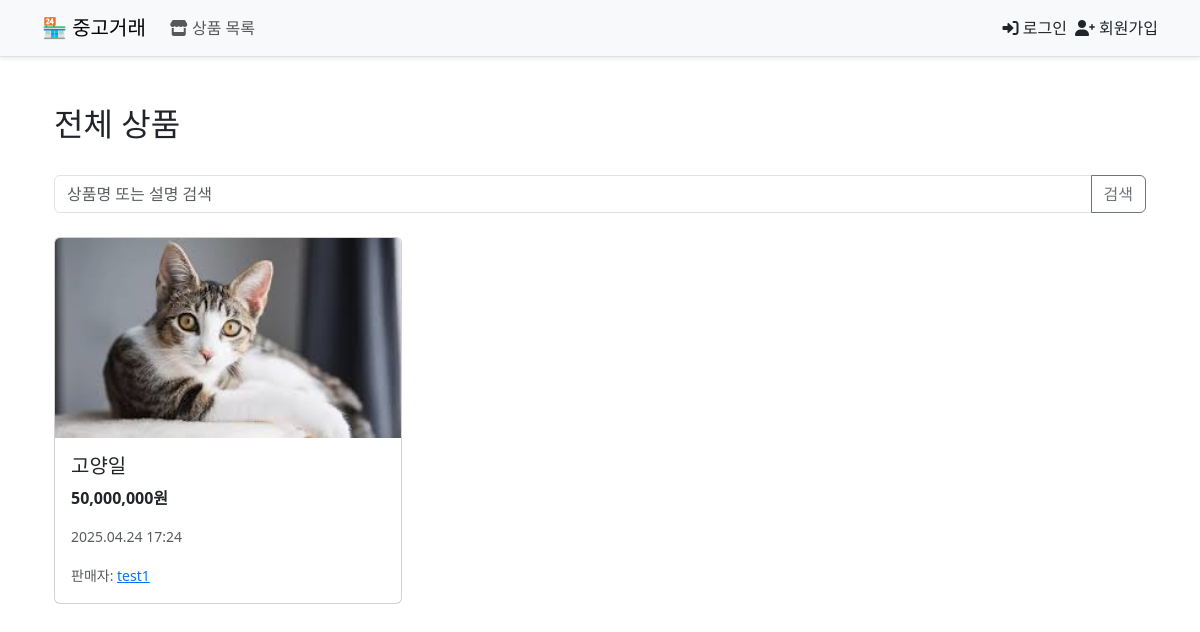
Before: /products/ with the older database file.
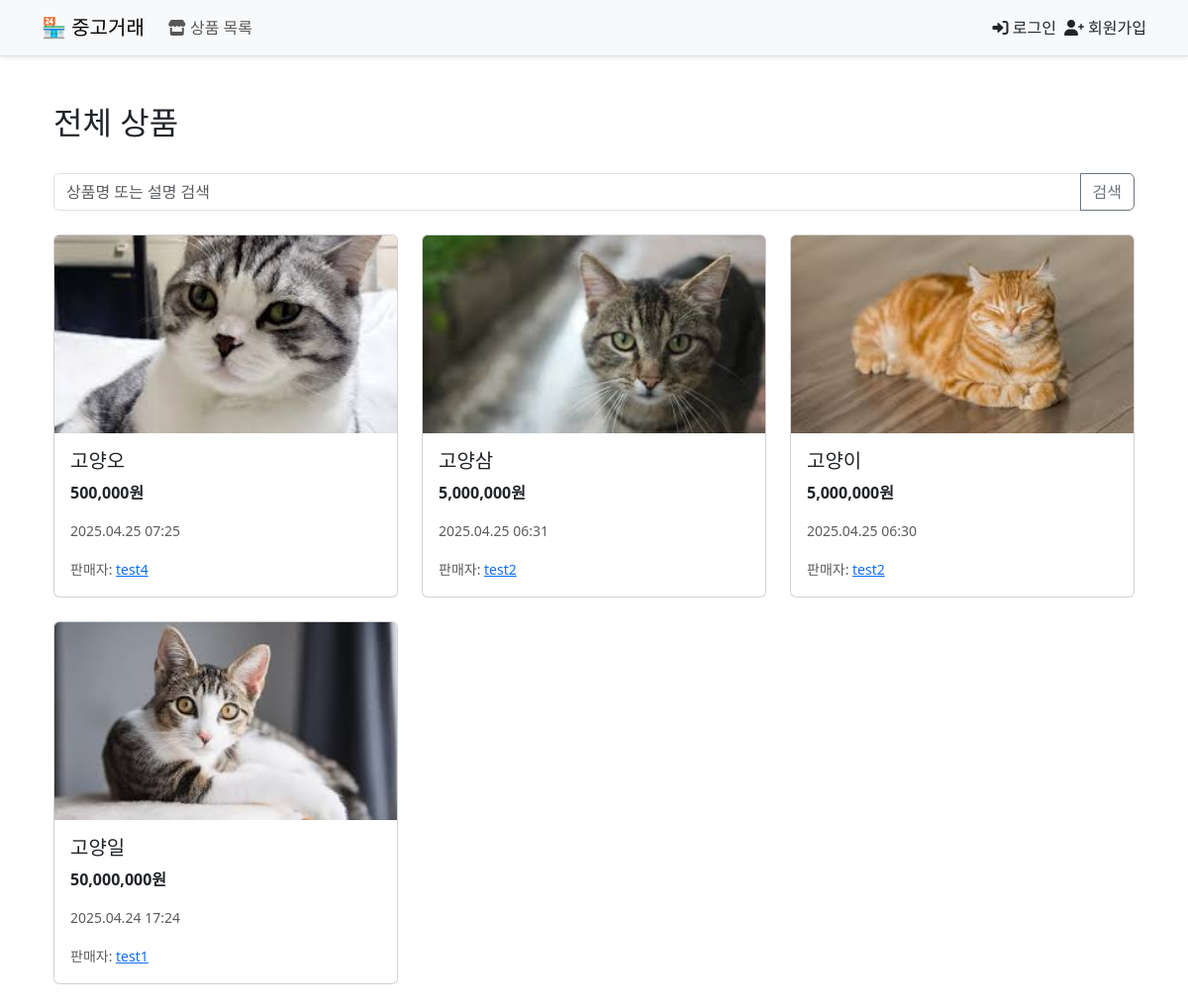
After: the same page with the newer database file.
### products/models.py (models this page shows)
class Product(models.Model):
    name = models.CharField(max_length=100)
    description = models.TextField()
    price = models.PositiveIntegerField()
    user = models.ForeignKey(CustomUser, on_delete=models.CASCADE)
    created_at = models.DateTimeField(auto_now_add=True)
    is_hidden = models.BooleanField(default=False)

class ProductImage(models.Model):
    product = models.ForeignKey(Product, on_delete=models.CASCADE)
    image = models.ImageField(upload_to='product_images/')

### accounts/models.py (models this page shows)
class CustomUser(AbstractUser):
    bio = models.TextField(blank=True)
    account_number = models.CharField(max_length=30, blank=True)
    is_admin = models.BooleanField(default=False)
    is_active = models.BooleanField(default=True)

### products/views.py (the view)
# urls.py: path('', views.product_list_view, name='product_list'),         # /products/
def product_list_view(request):
    query = request.GET.get('q', '')
    mine = request.GET.get('mine') == 'on'
    products = Product.objects.filter(is_hidden=False)
    products = products.filter(user__is_active=True)
    if query:
        products = products.filter(
            Q(name__icontains=query) | Q(description__icontains=query)
        )
    if mine and request.user.is_authenticated:
        products = products.filter(user=request.user)
    products = products.order_by('-created_at')
    return render(request, 'products/product_list.html', {
        'products': products,
        'query': query,
        'mine': mine
    })

### templates/products/product_list.html (shortened to what this page needs)
{% extends 'base.html' %}
{% load humanize %}
{% block content %}
  <div class="container mt-5">
    <div class="d-flex justify-content-between align-items-center mb-4">
      <h2>전체 상품</h2>
    </div>
    <form method="get" class="mb-4">
      <div class="input-group">
        <input type="text" name="q" class="form-control" placeholder="상품명 또는 설명 검색" value="{{ query }}">
        <button class="btn btn-outline-secondary" type="submit">검색</button>
      </div>
    </form>
    <div class="row">
      {% for product in products %}
        <div class="col-md-4 mb-4">
          <a href="{% url 'products:product_detail' product.id %}" class="text-decoration-none text-dark">
            <div class="card h-100">
              {% if product.productimage_set.first %}
                <div style="height: 200px; overflow: hidden;">
                  <img src="{{ product.productimage_set.first.image.url }}" class="card-img-top" alt="상품 이미지" style="width: 100%; height: 100%; object-fit: cover;">
                </div>
              {% endif %}
              <div class="card-body">
                <h5 class="card-title">{{ product.name }}</h5>
                <p class="card-text"><strong>{{ product.price|intcomma }}원</strong></p>
                <p class="text-muted small">{{ product.created_at|date:"Y.m.d H:i" }}</p>
                <p class="card-text">
                    <small class="text-muted">
                        판매자: <a href="{% url 'accounts:user_profile' user_id=product.user.id %}">{{ product.user.username }}</a>
                    </small>
                </p>
              </div>
            </div>
          </a>
        </div>
      {% empty %}
        <p>등록된 상품이 없습니다.</p>
      {% endfor %}
    </div>
  </div>
{% endblock %}

Changed rows visible on the page:
added Product: productimage_set.first.image (picture), name "고양오", price "500,000", created_at "2025.04.25 07:25", user.username "test4"
added Product: productimage_set.first.image (picture), name "고양삼", price "5,000,000", created_at "2025.04.25 06:31", user.username "test2"
added Product: productimage_set.first.image (picture), name "고양이", price "5,000,000", created_at "2025.04.25 06:30", user.username "test2"
